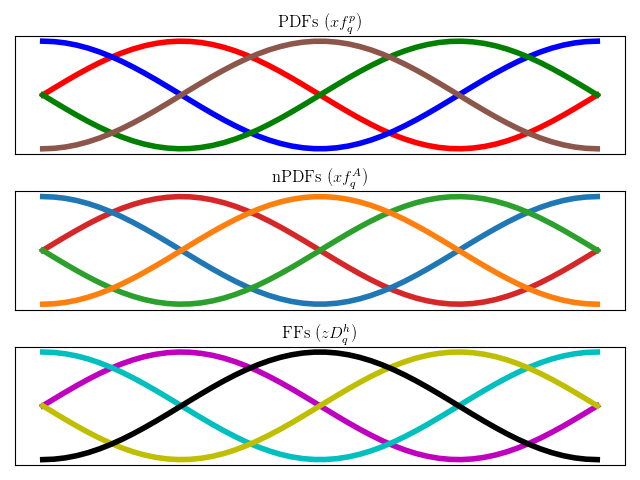

Recreate this plot in Python.
import sys
import numpy as np
import yaml
import matplotlib.pyplot as py
from matplotlib import rc
rc('font', **{'family': 'sans-serif', 'sans-serif': ['Helvetica']})
rc('text', usetex=True)

InputCard = sys.argv[1]
outputname = InputCard.split(".yaml")[0]
Fits_catalog = None
with open(InputCard) as f:
    Fits_catalog = yaml.safe_load(f)

Type_of_sets = ["PDFs", "nPDFs", "FFs"]

fig, (ax0, ax1, ax2) = py.subplots(nrows=3)
axs = [ax0, ax1, ax2]
colors={}
for Type_of_set in Type_of_sets:
    if Fits_catalog['Global Settings'][Type_of_set]["colors"] == "default":
        colors[Type_of_set] = py.rcParams['axes.prop_cycle'].by_key()['color']
    else:
        colors[Type_of_set] = Fits_catalog['Global Settings'][Type_of_set]["colors"]

x = np.linspace(0, 2 * np.pi, 50)
offsets = np.linspace(0, 2 * np.pi, 4, endpoint=False)
yy = np.transpose([np.sin(x + phi) for phi in offsets])

for iset, Type_of_set in enumerate(Type_of_sets):
    # +cycler(linestyle=['-', '-', '-', '-']))
    cycl = (py.cycler(color=colors[Type_of_set]))

    py.rc('lines', linewidth=4)
    py.rc('axes', prop_cycle=cycl)

    if Type_of_set == "FFs":
        dist = "$zD^{h}_{q}$"
    elif Type_of_set == "PDFs":
        dist = "$xf^{p}_{q}$"
    elif Type_of_set == "nPDFs":
        dist = "$xf^{A}_{q}$"

    axs[iset].set_prop_cycle(cycl)
    axs[iset].plot(yy)
    axs[iset].set_title(r'{\rm '+Type_of_set+' ('+dist+')}')

    axs[iset].set_xticklabels([])
    axs[iset].set_yticklabels([])
    axs[iset].tick_params(which='major', length=0)
    axs[iset].tick_params(which='minor', length=0)

    # Add a bit more space between the two plots.
    fig.subplots_adjust(hspace=0.3)

py.tight_layout()
py.savefig("colors.png")
py.savefig("colors.pdf")
